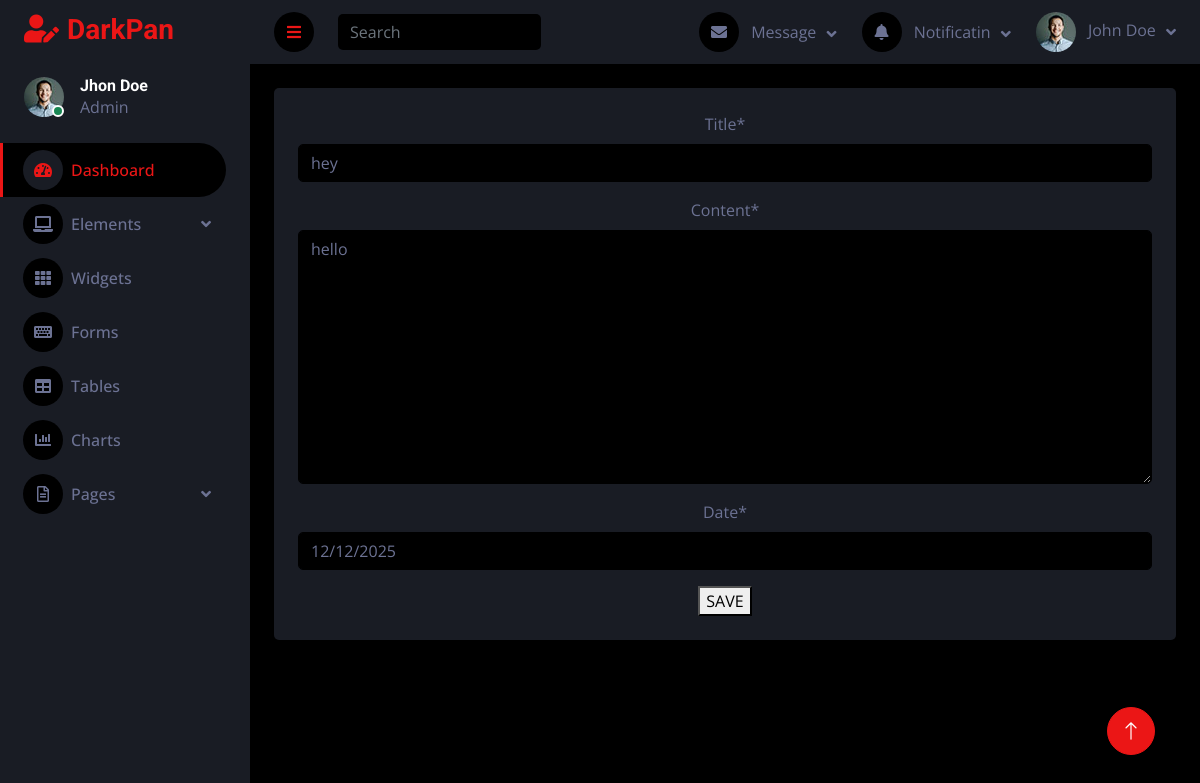
Screenshot of /update_data/1 with the database file from the repository.
### new_app/models.py (models this page shows)
class ToDo(models.Model):
    title = models.CharField(max_length=100)
    content = models.TextField()
    date = models.DateField()

### new_app/views.py (the view)
# urls.py: path('update_data/<int:id>',views.update_data,name="update_data"),
def update_data(request,id):
    data = ToDo.objects.get(id = id)
    form = ToDoForm(instance=data)
    if request.method == "POST":
        form1 = ToDoForm(request.POST,instance=data)
        if form1.is_valid():
            form1.save()
        return redirect("/dashboard/")
    return  render(request,"update.html",{"form":form})

### new_app/forms.py
class ToDoForm(forms.ModelForm):
    date = forms.DateField(widget= DateInput)
    class Meta:
        model = ToDo
        fields = '__all__'

### Templates/update.html (shortened to what this page needs)
{% extends 'base.html' %}
{%load crispy_forms_tags %}
{% block content %}
<form method="POST">
    {{form|crispy}}
    <button type="submit">SAVE</button>
{% endblock %}

### static/dashboard_static/css/style.css (style rules this page uses)
:root { --primary: #EB1616; --secondary: #191C24; --light: #6C7293; --dark: #000000; }

### rows the page displays
ToDo: title "hey", content "hello", date "12/12/2025"
